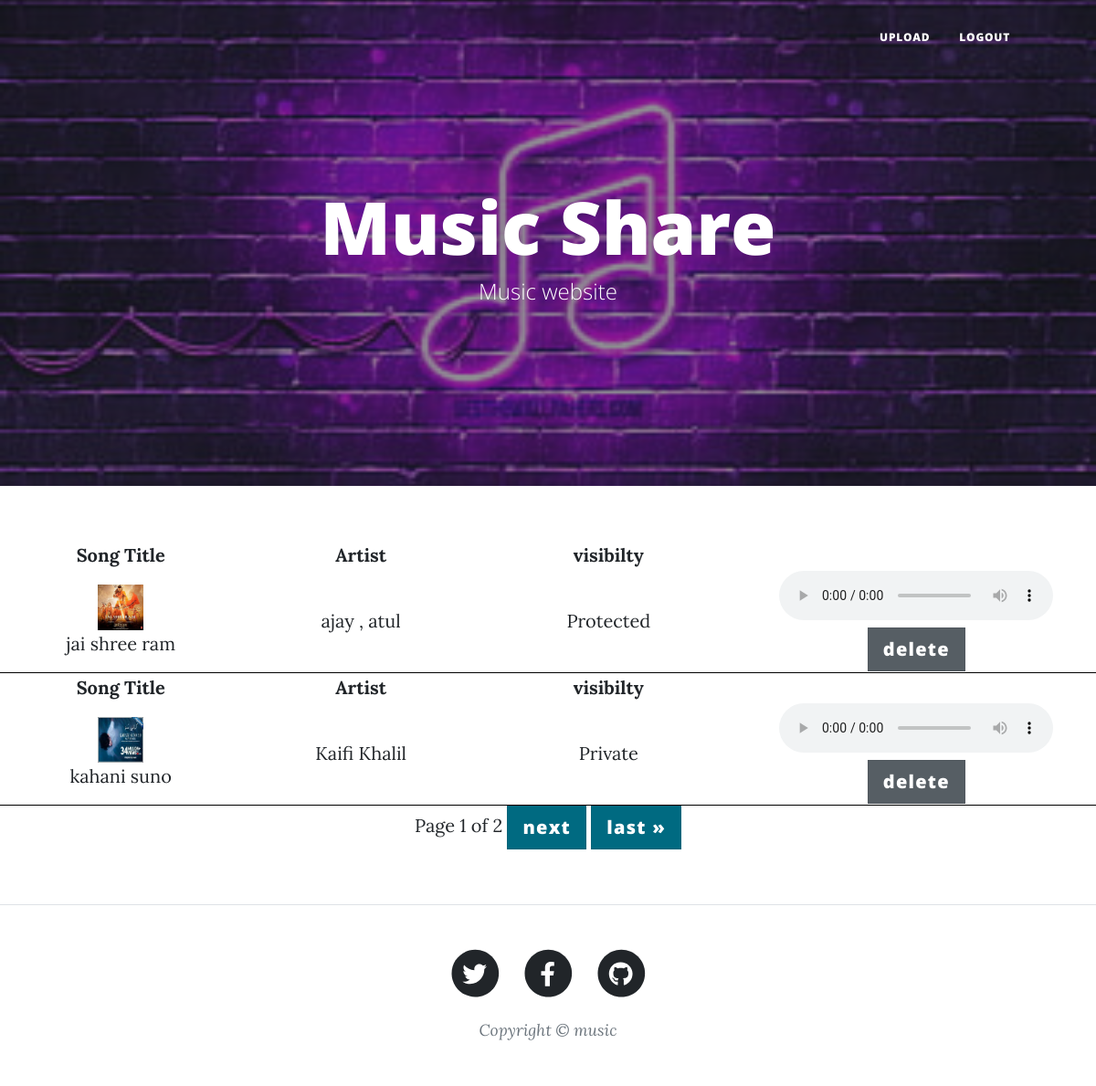
Page / (signed in) on the committed database.
### app/models.py (models this page shows, shortened)
class MusicFile(models.Model):
    MUSIC_VISIBILITY_CHOICES = (
        ('Public', 'Public'),
        ('Private', 'Private'),
        ('Protected', 'Protected'),
    )
    title = models.CharField(max_length=100)
    file = models.FileField(upload_to='music')
    image = models.ImageField(upload_to='song_images',null=True)
    singer = models.CharField(max_length=250,null=True)
    visibility = models.CharField(max_length=10, choices=MUSIC_VISIBILITY_CHOICES, default='Public')
    emails = models.ManyToManyField(MyUser,blank=True , related_name='protected_music')
    uploader = models.ForeignKey(MyUser, on_delete=models.CASCADE)

### app/views.py (the view)
# urls.py: path('', views.home,name='home'),
@login_required
def home(request):
    public_musics = MusicFile.objects.filter(Q(visibility='Public')).all()
    private_music = MusicFile.objects.filter(Q(visibility='Private') & Q(uploader=request.user)).all()
    protected_music = MusicFile.objects.filter(Q(visibility='Protected') & Q(emails=request.user)).all()
    musics = list(
            sorted(
                chain(public_musics,private_music,protected_music),
                key=lambda objects: objects.title,
            ))
    paginator  = Paginator(musics, 2 ,orphans=1)
    page_number = request.GET.get("page")
    page_obj = paginator.get_page(page_number)
    context ={
        'all_musics':page_obj,
        'private_music':private_music,
    }
    return render(request,'app/index.html',context=context)

### templates/app/index.html (shortened to what this page needs)
<!DOCTYPE html>
{% load static %}
<html lang="en">
    <head>
        <link href="{% static 'app/css/style.css' %}" rel="stylesheet" >
    </head>
    <body>
        <nav class="navbar navbar-expand-lg navbar-light" id="mainNav">
            <div class="container px-4 px-lg-5">
                <div class="collapse navbar-collapse" id="navbarResponsive">
                    <ul class="navbar-nav ms-auto py-4 py-lg-0">
                        <li class="nav-item"><a class="nav-link px-lg-3 py-3 py-lg-4" href="{% url 'upload'%}">upload</a></li>
                        <li class="nav-item"><a class="nav-link px-lg-3 py-3 py-lg-4" href="{% url 'logout'%}">Logout</a></li>
                    </ul>
                </div>
            </div>
        </nav>
        <header class="masthead mb-0" style="background-image: url({% static 'app/images/music1.jpg'%})">
            <div class="container position-relative px-4 px-lg-5">
                <div class="row gx-4 gx-lg-5 justify-content-center">
                    <div class="col-md-10 col-lg-8 col-xl-7">
                        <div class="site-heading">
                            <h1>Music Share</h1>
                            <span class="subheading">Music website</span>
                        </div>
                    </div>
                </div>
            </div>
        </header>
        <br>
        <br>
                    <div >
                        <table >
                            {% for music in all_musics.object_list %}
                            <tr>
                                <th style="width:500px;text-align: center">Song Title</th>
                                <th style="width:500px;text-align: center">Artist</th>
                                <th style="width:500px;text-align: center">visibilty</th>
                            </tr>
                            <tr style="border-bottom: 1px solid black;">
                                    <td style="width:500px;text-align: center"><div><img src="{{music.image.url}}" alt="Girl in a jacket" width="50" height="50"></div>{{music.title}}</td>
                                    <td style="width:400px;text-align: center">{{music.singer}}</td>
                                    <td style="width:500px;text-align: center">{{music.visibility}}</td>
                                    <td style="width:500px;text-align: center">
                                        <audio controls>
                                        <source src="{{music.file.url}}" type="audio/mpeg"></audio>
                                        <span>{% if request.user.is_superuser %}
                                            <a href="{% url 'delete' music.id %}" class="btn btn-secondary btn-lg active" role="button" aria-pressed="true"> delete </a>
                                             {% endif %}</span>
                                    </td>
                                </tr>
                            {% endfor %}
                        </table>
                    </div>
 <div style="text-align: center;">
    <span>
         <span class="current">
            Page {{ all_musics.number }} of {{ all_musics.paginator.num_pages }}
        </span>
        {% if all_musics.has_next %}
            <a href="?page={{ all_musics.next_page_number }}" class="btn btn-primary btn-lg active" role="button" aria-pressed="true">next</a>
            <a href="?page={{ all_musics.paginator.num_pages }}" class="btn btn-primary btn-lg active" role="button" aria-pressed="true">last &raquo;</a>
        {% endif %}
    </span>
</div>
<br>
<br>
        <footer class="border-top">
            <div class="container px-4 px-lg-5">
                <div class="row gx-4 gx-lg-5 justify-content-center">
                    <div class="col-md-10 col-lg-8 col-xl-7">
                        <ul class="list-inline text-center">
                            <li class="list-inline-item">
                                    <span class="fa-stack fa-lg">
                                        <i class="fas fa-circle fa-stack-2x"></i>
                                        <i class="fab fa-twitter fa-stack-1x fa-inverse"></i>
                                    </span>
                            </li>
                            <li class="list-inline-item">
                                    <span class="fa-stack fa-lg">
                                        <i class="fas fa-circle fa-stack-2x"></i>
                                        <i class="fab fa-facebook-f fa-stack-1x fa-inverse"></i>
                                    </span>
                            </li>
                            <li class="list-inline-item">
                                    <span class="fa-stack fa-lg">
                                        <i class="fas fa-circle fa-stack-2x"></i>
                                        <i class="fab fa-github fa-stack-1x fa-inverse"></i>
                                    </span>
                            </li>
                        </ul>
                        <div class="small text-center text-muted fst-italic">Copyright &copy; music</div>
                    </div>
                </div>
            </div>
        </footer>
    </body>
</html>

### rows in the picture
MusicFile: image (picture), title "jai shree ram", singer "ajay , atul", visibility "Protected"
MusicFile: image (picture), title "kahani suno", singer "Kaifi Khalil", visibility "Private"

### other values in the picture
{{ all_musics.number }} "1"
{{ all_musics.paginator.num_pages }} "2"
